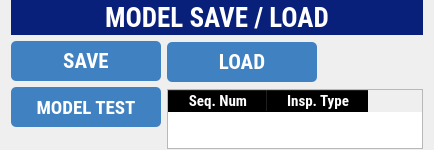
           <widget class="QGroupBox" name="groupBox_4">
            <property name="minimumSize">
             <size>
              <width>0</width>
              <height>150</height>
             </size>
            </property>
            <property name="maximumSize">
             <size>
              <width>16777215</width>
              <height>150</height>
             </size>
            </property>
            <property name="font">
             <font>
              <family>Roboto Condensed</family>
              <pointsize>1</pointsize>
              <weight>50</weight>
              <bold>false</bold>
              <kerning>false</kerning>
             </font>
            </property>
            <property name="styleSheet">
             <string notr="true">QGroupBox{
border-style: outset;
}</string>
            </property>
            <property name="title">
             <string/>
            </property>
            <property name="alignment">
             <set>Qt::AlignCenter</set>
            </property>
            <property name="flat">
             <bool>false</bool>
            </property>
            <layout class="QVBoxLayout" name="verticalLayout_35">
             <property name="sizeConstraint">
              <enum>QLayout::SetMinimumSize</enum>
             </property>
             <property name="topMargin">
              <number>0</number>
             </property>
             <property name="bottomMargin">
              <number>0</number>
             </property>
             <item>
              <layout class="QVBoxLayout" name="verticalLayout_22">
               <item>
                <widget class="QLabel" name="label_60">
                 <property name="minimumSize">
                  <size>
                   <width>0</width>
                   <height>35</height>
                  </size>
                 </property>
                 <property name="maximumSize">
                  <size>
                   <width>16777215</width>
                   <height>35</height>
                  </size>
                 </property>
                 <property name="font">
                  <font>
                   <family>Roboto Condensed</family>
                   <pointsize>20</pointsize>
                   <weight>75</weight>
                   <bold>true</bold>
                  </font>
                 </property>
                 <property name="styleSheet">
                  <string notr="true">background-color: rgb(9, 32, 122);
color: rgb(255, 255, 255);</string>
                 </property>
                 <property name="text">
                  <string>MODEL SAVE / LOAD</string>
                 </property>
                 <property name="alignment">
                  <set>Qt::AlignCenter</set>
                 </property>
                </widget>
               </item>
               <item>
                <layout class="QHBoxLayout" name="horizontalLayout_26">
                 <item>
                  <layout class="QVBoxLayout" name="verticalLayout_7">
                   <item>
                    <widget class="QPushButton" name="teachFileSaveBtn">
                     <property name="minimumSize">
                      <size>
                       <width>150</width>
                       <height>40</height>
                      </size>
                     </property>
                     <property name="maximumSize">
                      <size>
                       <width>150</width>
                       <height>40</height>
                      </size>
                     </property>
                     <property name="font">
                      <font>
                       <family>Roboto Condensed</family>
                       <pointsize>16</pointsize>
                       <weight>75</weight>
                       <bold>true</bold>
                      </font>
                     </property>
                     <property name="styleSheet">
                      <string notr="true">color: rgb(255, 255, 255);
background-color: rgb(64, 129, 193);
border-width: 1px;
padding: 5px;
border-radius: 5px;</string>
                     </property>
                     <property name="text">
                      <string>SAVE</string>
                     </property>
                    </widget>
                   </item>
                   <item>
                    <widget class="QPushButton" name="teachModelTestBtn">
                     <property name="minimumSize">
                      <size>
                       <width>150</width>
                       <height>40</height>
                      </size>
                     </property>
                     <property name="maximumSize">
                      <size>
                       <width>150</width>
                       <height>40</height>
                      </size>
                     </property>
                     <property name="font">
                      <font>
                       <family>Roboto Condensed</family>
                       <pointsize>14</pointsize>
                       <weight>75</weight>
                       <bold>true</bold>
                      </font>
                     </property>
                     <property name="styleSheet">
                      <string notr="true">color: rgb(255, 255, 255);
background-color: rgb(64, 129, 193);
border-width: 1px;
padding: 5px;
border-radius: 5px;</string>
                     </property>
                     <property name="text">
                      <string>MODEL TEST</string>
                     </property>
                    </widget>
                   </item>
                   <item>
                    <spacer name="verticalSpacer_4">
                     <property name="orientation">
                      <enum>Qt::Vertical</enum>
                     </property>
                     <property name="sizeHint" stdset="0">
                      <size>
                       <width>20</width>
                       <height>40</height>
                      </size>
                     </property>
                    </spacer>
                   </item>
                  </layout>
                 </item>
                 <item>
                  <layout class="QVBoxLayout" name="verticalLayout_34">
                   <item>
                    <widget class="QPushButton" name="teachFileLaodBtn">
                     <property name="minimumSize">
                      <size>
                       <width>150</width>
                       <height>40</height>
                      </size>
                     </property>
                     <property name="maximumSize">
                      <size>
                       <width>150</width>
                       <height>40</height>
                      </size>
                     </property>
                     <property name="font">
                      <font>
                       <family>Roboto Condensed</family>
                       <pointsize>16</pointsize>
                       <weight>75</weight>
                       <bold>true</bold>
                      </font>
                     </property>
                     <property name="styleSheet">
                      <string notr="true">color: rgb(255, 255, 255);
background-color: rgb(64, 129, 193);
border-width: 1px;
padding: 5px;
border-radius: 5px;</string>
                     </property>
                     <property name="text">
                      <string>LOAD</string>
                     </property>
                    </widget>
                   </item>
                   <item>
                    <widget class="QTableWidget" name="tableWidgetAutoModuleList_3">
                     <property name="minimumSize">
                      <size>
                       <width>0</width>
                       <height>60</height>
                      </size>
                     </property>
                     <property name="maximumSize">
                      <size>
                       <width>16777215</width>
                       <height>60</height>
                      </size>
                     </property>
                     <property name="font">
                      <font>
                       <family>Roboto Condensed</family>
                       <pointsize>11</pointsize>
                      </font>
                     </property>
                     <property name="styleSheet">
                      <string notr="true">::section{
background-color: rgb(0, 0, 0);
color: rgb(255, 255, 255);
}
QTabelWidget{
color: rgb(0, 0, 0);
}</string>
                     </property>
                     <column>
                      <property name="text">
                       <string>Seq. Num</string>
                      </property>
                      <property name="font">
                       <font>
                        <family>Roboto Condensed</family>
                        <pointsize>11</pointsize>
                        <weight>75</weight>
                        <bold>true</bold>
                       </font>
                      </property>
                      <property name="foreground">
                       <brush brushstyle="SolidPattern">
                        <color alpha="255">
                         <red>0</red>
                         <green>0</green>
                         <blue>0</blue>
                        </color>
                       </brush>
                      </property>
                     </column>
                     <column>
                      <property name="text">
                       <string>Insp. Type</string>
                      </property>
                      <property name="font">
                       <font>
                        <family>Roboto Condensed</family>
                        <pointsize>11</pointsize>
                        <weight>75</weight>
                        <bold>true</bold>
                       </font>
                      </property>
                     </column>
                    </widget>
                   </item>
                  </layout>
                 </item>
                </layout>
               </item>
              </layout>
             </item>
            </layout>
           </widget>
